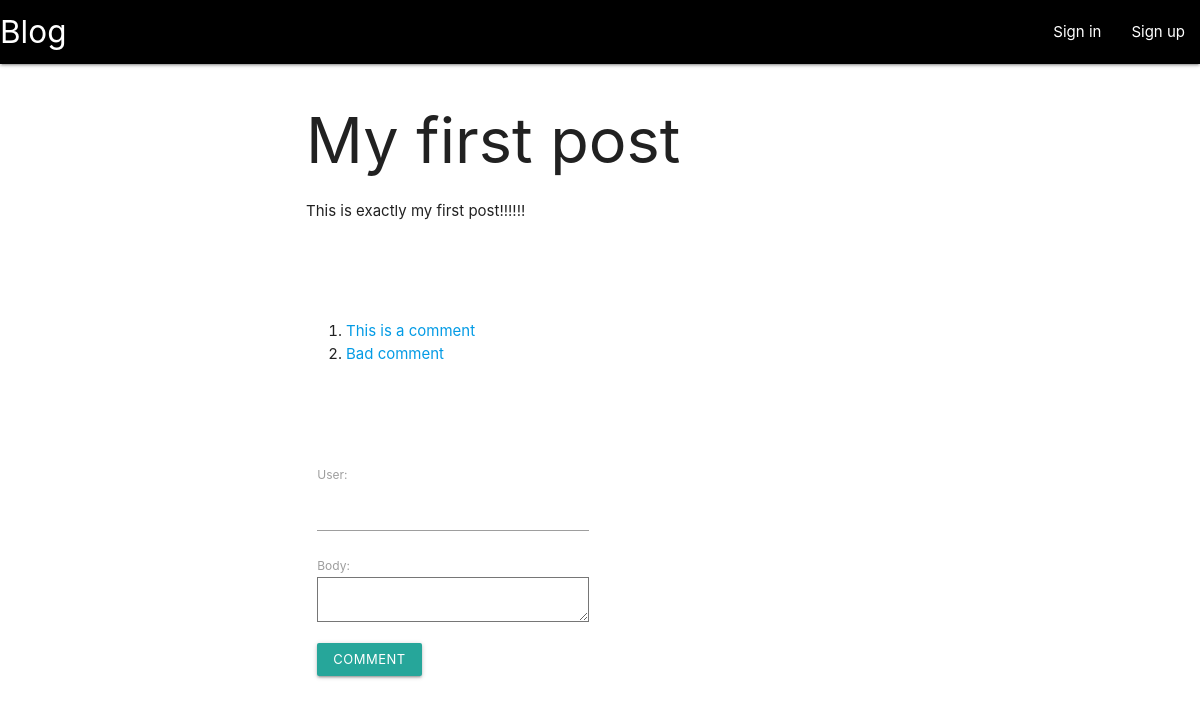
Page /2/ on the committed database.
### blog_app/models.py (models this page shows)
class Post(models.Model):
	title = models.CharField(max_length=144)
	body = models.CharField(max_length=1024)
	pub_date = models.DateTimeField(default=timezone.now());
	user = models.CharField(max_length=32)
	def __str__(self):
		return self.title

class Comment(models.Model):
	post = models.ForeignKey(Post, on_delete=models.CASCADE)
	body = models.CharField(max_length=144)
	pub_date = models.DateTimeField(default=timezone.now())
	user = models.CharField(max_length=32)
	def __str__(self):
		return self.body

### blog_app/views.py (the view)
# urls.py: path('<int:pk>/', views.DetailView.as_view(), name='detail'),
class DetailView(generic.DetailView):
	model = Post
	def get_queryset(self):
		return Post.objects.filter(pub_date__lte=timezone.now())
	def get_context_data(self, **kwargs):
		context = super().get_context_data(**kwargs)
		context["form"] = CommentForm()
		return context

### blog_app/forms.py
class CommentForm(forms.Form):
	post = forms.IntegerField(required=True, widget=forms.HiddenInput())
	user = forms.CharField(label="User", max_length=32)
	body = forms.CharField(widget=forms.Textarea)

### blog_app/templates/blog_app/post_detail.html (shortened to what this page needs)
{% extends "blog_app/navbar.html" %}
{% block content %}
	<div class="container">
		<h1>{{ post }}</h1>
		<p>{{ post.body }}</p>
		<br><br><br>
		<div id="comments">
			<ol>
				{% for comment in post.comment_set.all %}
					<li><a href="">{{ comment }}</a></li>
				{% endfor %}
			</ol>
		</div>
		<br><br><br>
		<div class="row">
			<form class="col s6">
				{{ form.as_p}}
				<input type="submit" name="" class="btn-small" value="Comment" >
			</form>
		</div>
	</div>
{% endblock %}

### rows in the picture
Post: title "My first post", body "This is exactly my first post!!!!!!"
Comment: body "This is a comment"
Comment: body "Bad comment"
